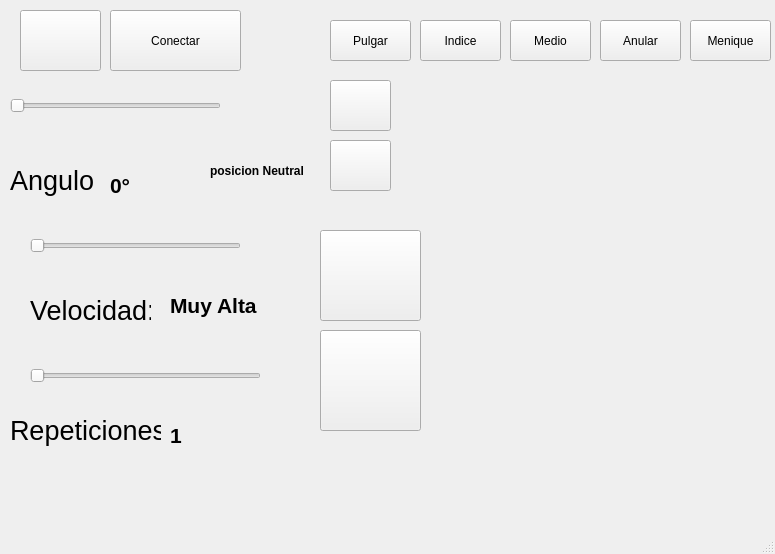
<?xml version="1.0" encoding="UTF-8"?>
<ui version="4.0">
 <class>MainWindow</class>
 <widget class="QMainWindow" name="MainWindow">
  <property name="geometry">
   <rect>
    <x>0</x>
    <y>0</y>
    <width>775</width>
    <height>554</height>
   </rect>
  </property>
  <property name="windowTitle">
   <string>Exo-esqueleto</string>
  </property>
  <widget class="QWidget" name="centralwidget">
   <widget class="QPushButton" name="mvdwn_bt">
    <property name="geometry">
     <rect>
      <x>330</x>
      <y>140</y>
      <width>61</width>
      <height>51</height>
     </rect>
    </property>
    <property name="text">
     <string/>
    </property>
    <property name="icon">
     <iconset>
      <normaloff>fdown.png</normaloff>fdown.png</iconset>
    </property>
    <property name="iconSize">
     <size>
      <width>50</width>
      <height>50</height>
     </size>
    </property>
   </widget>
   <widget class="QPushButton" name="mvup_bt">
    <property name="geometry">
     <rect>
      <x>330</x>
      <y>80</y>
      <width>61</width>
      <height>51</height>
     </rect>
    </property>
    <property name="text">
     <string/>
    </property>
    <property name="icon">
     <iconset>
      <normaloff>fup.png</normaloff>fup.png</iconset>
    </property>
    <property name="iconSize">
     <size>
      <width>50</width>
      <height>50</height>
     </size>
    </property>
   </widget>
   <widget class="QPushButton" name="thumb_bt">
    <property name="geometry">
     <rect>
      <x>330</x>
      <y>20</y>
      <width>81</width>
      <height>41</height>
     </rect>
    </property>
    <property name="text">
     <string>Pulgar</string>
    </property>
    <property name="iconSize">
     <size>
      <width>50</width>
      <height>50</height>
     </size>
    </property>
   </widget>
   <widget class="QPushButton" name="indx_bt">
    <property name="geometry">
     <rect>
      <x>420</x>
      <y>20</y>
      <width>81</width>
      <height>41</height>
     </rect>
    </property>
    <property name="text">
     <string>Indice</string>
    </property>
    <property name="iconSize">
     <size>
      <width>50</width>
      <height>50</height>
     </size>
    </property>
   </widget>
   <widget class="QPushButton" name="home_bt">
    <property name="geometry">
     <rect>
      <x>20</x>
      <y>10</y>
      <width>81</width>
      <height>61</height>
     </rect>
    </property>
    <property name="text">
     <string/>
    </property>
    <property name="icon">
     <iconset>
      <normaloff>home.png</normaloff>home.png</iconset>
    </property>
    <property name="iconSize">
     <size>
      <width>50</width>
      <height>50</height>
     </size>
    </property>
   </widget>
   <widget class="QPushButton" name="bluetooth_bt">
    <property name="geometry">
     <rect>
      <x>110</x>
      <y>10</y>
      <width>131</width>
      <height>61</height>
     </rect>
    </property>
    <property name="text">
     <string>Conectar</string>
    </property>
    <property name="icon">
     <iconset>
      <normaloff>bt.png</normaloff>bt.png</iconset>
    </property>
    <property name="iconSize">
     <size>
      <width>50</width>
      <height>50</height>
     </size>
    </property>
   </widget>
   <widget class="QPushButton" name="middle_bt">
    <property name="geometry">
     <rect>
      <x>510</x>
      <y>20</y>
      <width>81</width>
      <height>41</height>
     </rect>
    </property>
    <property name="text">
     <string>Medio</string>
    </property>
    <property name="iconSize">
     <size>
      <width>50</width>
      <height>50</height>
     </size>
    </property>
   </widget>
   <widget class="QPushButton" name="ring_bt">
    <property name="geometry">
     <rect>
      <x>600</x>
      <y>20</y>
      <width>81</width>
      <height>41</height>
     </rect>
    </property>
    <property name="text">
     <string>Anular</string>
    </property>
    <property name="iconSize">
     <size>
      <width>50</width>
      <height>50</height>
     </size>
    </property>
   </widget>
   <widget class="QPushButton" name="little_bt">
    <property name="geometry">
     <rect>
      <x>690</x>
      <y>20</y>
      <width>81</width>
      <height>41</height>
     </rect>
    </property>
    <property name="text">
     <string>Menique</string>
    </property>
    <property name="iconSize">
     <size>
      <width>50</width>
      <height>50</height>
     </size>
    </property>
   </widget>
   <widget class="QLabel" name="label_hand">
    <property name="geometry">
     <rect>
      <x>450</x>
      <y>140</y>
      <width>301</width>
      <height>401</height>
     </rect>
    </property>
    <property name="text">
     <string/>
    </property>
    <property name="pixmap">
     <pixmap>left_hand.png</pixmap>
    </property>
    <property name="scaledContents">
     <bool>true</bool>
    </property>
   </widget>
   <widget class="QLabel" name="label_thumb">
    <property name="geometry">
     <rect>
      <x>440</x>
      <y>160</y>
      <width>31</width>
      <height>51</height>
     </rect>
    </property>
    <property name="text">
     <string/>
    </property>
    <property name="pixmap">
     <pixmap>fire.png</pixmap>
    </property>
    <property name="scaledContents">
     <bool>true</bool>
    </property>
   </widget>
   <widget class="QLabel" name="label_index">
    <property name="geometry">
     <rect>
      <x>590</x>
      <y>80</y>
      <width>31</width>
      <height>51</height>
     </rect>
    </property>
    <property name="text">
     <string/>
    </property>
    <property name="pixmap">
     <pixmap>fire.png</pixmap>
    </property>
    <property name="scaledContents">
     <bool>true</bool>
    </property>
   </widget>
   <widget class="QLabel" name="label_middle">
    <property name="geometry">
     <rect>
      <x>660</x>
      <y>90</y>
      <width>31</width>
      <height>51</height>
     </rect>
    </property>
    <property name="text">
     <string/>
    </property>
    <property name="pixmap">
     <pixmap>fire.png</pixmap>
    </property>
    <property name="scaledContents">
     <bool>true</bool>
    </property>
   </widget>
   <widget class="QLabel" name="label_ring">
    <property name="geometry">
     <rect>
      <x>710</x>
      <y>120</y>
      <width>31</width>
      <height>51</height>
     </rect>
    </property>
    <property name="text">
     <string/>
    </property>
    <property name="pixmap">
     <pixmap>fire.png</pixmap>
    </property>
    <property name="scaledContents">
     <bool>true</bool>
    </property>
   </widget>
   <widget class="QLabel" name="label_little">
    <property name="geometry">
     <rect>
      <x>740</x>
      <y>180</y>
      <width>31</width>
      <height>51</height>
     </rect>
    </property>
    <property name="text">
     <string/>
    </property>
    <property name="pixmap">
     <pixmap>fire.png</pixmap>
    </property>
    <property name="scaledContents">
     <bool>true</bool>
    </property>
   </widget>
   <widget class="QSlider" name="speed_slider">
    <property name="geometry">
     <rect>
      <x>30</x>
      <y>220</y>
      <width>211</width>
      <height>51</height>
     </rect>
    </property>
    <property name="minimum">
     <number>1</number>
    </property>
    <property name="maximum">
     <number>5</number>
    </property>
    <property name="pageStep">
     <number>1</number>
    </property>
    <property name="orientation">
     <enum>Qt::Horizontal</enum>
    </property>
   </widget>
   <widget class="QLabel" name="label">
    <property name="geometry">
     <rect>
      <x>30</x>
      <y>290</y>
      <width>121</width>
      <height>41</height>
     </rect>
    </property>
    <property name="font">
     <font>
      <pointsize>20</pointsize>
     </font>
    </property>
    <property name="text">
     <string>Velocidad:</string>
    </property>
   </widget>
   <widget class="QLabel" name="speed_label">
    <property name="geometry">
     <rect>
      <x>170</x>
      <y>290</y>
      <width>201</width>
      <height>31</height>
     </rect>
    </property>
    <property name="font">
     <font>
      <pointsize>16</pointsize>
      <bold>true</bold>
     </font>
    </property>
    <property name="text">
     <string>Muy Alta</string>
    </property>
   </widget>
   <widget class="QSlider" name="angle_slider">
    <property name="geometry">
     <rect>
      <x>10</x>
      <y>80</y>
      <width>211</width>
      <height>51</height>
     </rect>
    </property>
    <property name="minimum">
     <number>0</number>
    </property>
    <property name="maximum">
     <number>90</number>
    </property>
    <property name="pageStep">
     <number>1</number>
    </property>
    <property name="value">
     <number>0</number>
    </property>
    <property name="sliderPosition">
     <number>0</number>
    </property>
    <property name="orientation">
     <enum>Qt::Horizontal</enum>
    </property>
   </widget>
   <widget class="QLabel" name="label_3">
    <property name="geometry">
     <rect>
      <x>10</x>
      <y>160</y>
      <width>121</width>
      <height>41</height>
     </rect>
    </property>
    <property name="font">
     <font>
      <pointsize>20</pointsize>
     </font>
    </property>
    <property name="text">
     <string>Angulo</string>
    </property>
   </widget>
   <widget class="QLabel" name="angle_label">
    <property name="geometry">
     <rect>
      <x>110</x>
      <y>170</y>
      <width>201</width>
      <height>31</height>
     </rect>
    </property>
    <property name="font">
     <font>
      <pointsize>16</pointsize>
      <bold>true</bold>
     </font>
    </property>
    <property name="text">
     <string>0°</string>
    </property>
   </widget>
   <widget class="QSlider" name="Reps_Slider">
    <property name="geometry">
     <rect>
      <x>30</x>
      <y>350</y>
      <width>231</width>
      <height>51</height>
     </rect>
    </property>
    <property name="minimum">
     <number>1</number>
    </property>
    <property name="maximum">
     <number>10</number>
    </property>
    <property name="pageStep">
     <number>1</number>
    </property>
    <property name="value">
     <number>1</number>
    </property>
    <property name="orientation">
     <enum>Qt::Horizontal</enum>
    </property>
   </widget>
   <widget class="QLabel" name="label_2">
    <property name="geometry">
     <rect>
      <x>10</x>
      <y>410</y>
      <width>151</width>
      <height>41</height>
     </rect>
    </property>
    <property name="font">
     <font>
      <pointsize>20</pointsize>
     </font>
    </property>
    <property name="text">
     <string>Repeticiones</string>
    </property>
   </widget>
   <widget class="QLabel" name="Reps_label_2">
    <property name="geometry">
     <rect>
      <x>170</x>
      <y>420</y>
      <width>201</width>
      <height>31</height>
     </rect>
    </property>
    <property name="font">
     <font>
      <pointsize>16</pointsize>
      <bold>true</bold>
     </font>
    </property>
    <property name="text">
     <string>1</string>
    </property>
   </widget>
   <widget class="QLabel" name="Neutral_Label">
    <property name="geometry">
     <rect>
      <x>130</x>
      <y>140</y>
      <width>181</width>
      <height>71</height>
     </rect>
    </property>
    <property name="text">
     <string/>
    </property>
    <property name="pixmap">
     <pixmap>../../../../../Pictures/mano_interfaz_2.png</pixmap>
    </property>
   </widget>
   <widget class="QLabel" name="PN_label">
    <property name="geometry">
     <rect>
      <x>210</x>
      <y>160</y>
      <width>101</width>
      <height>21</height>
     </rect>
    </property>
    <property name="font">
     <font>
      <bold>true</bold>
     </font>
    </property>
    <property name="text">
     <string>posicion Neutral</string>
    </property>
   </widget>
   <widget class="QPushButton" name="stop_boton">
    <property name="geometry">
     <rect>
      <x>320</x>
      <y>230</y>
      <width>101</width>
      <height>91</height>
     </rect>
    </property>
    <property name="text">
     <string/>
    </property>
    <property name="icon">
     <iconset>
      <normaloff>../../../../../Pictures/captura_boton.png</normaloff>../../../../../Pictures/captura_boton.png</iconset>
    </property>
    <property name="iconSize">
     <size>
      <width>100</width>
      <height>100</height>
     </size>
    </property>
    <property name="autoRepeat">
     <bool>true</bool>
    </property>
   </widget>
   <widget class="QPushButton" name="start_boton">
    <property name="geometry">
     <rect>
      <x>320</x>
      <y>330</y>
      <width>101</width>
      <height>101</height>
     </rect>
    </property>
    <property name="text">
     <string/>
    </property>
    <property name="icon">
     <iconset>
      <normaloff>../../imagenes/boton_start.jpg</normaloff>../../imagenes/boton_start.jpg</iconset>
    </property>
    <property name="iconSize">
     <size>
      <width>100</width>
      <height>100</height>
     </size>
    </property>
    <property name="autoRepeat">
     <bool>true</bool>
    </property>
   </widget>
   <zorder>Neutral_Label</zorder>
   <zorder>mvdwn_bt</zorder>
   <zorder>mvup_bt</zorder>
   <zorder>thumb_bt</zorder>
   <zorder>indx_bt</zorder>
   <zorder>home_bt</zorder>
   <zorder>bluetooth_bt</zorder>
   <zorder>middle_bt</zorder>
   <zorder>ring_bt</zorder>
   <zorder>little_bt</zorder>
   <zorder>label_hand</zorder>
   <zorder>label_thumb</zorder>
   <zorder>label_index</zorder>
   <zorder>label_middle</zorder>
   <zorder>label_ring</zorder>
   <zorder>label_little</zorder>
   <zorder>speed_slider</zorder>
   <zorder>label</zorder>
   <zorder>speed_label</zorder>
   <zorder>angle_slider</zorder>
   <zorder>label_3</zorder>
   <zorder>angle_label</zorder>
   <zorder>Reps_Slider</zorder>
   <zorder>label_2</zorder>
   <zorder>Reps_label_2</zorder>
   <zorder>PN_label</zorder>
   <zorder>stop_boton</zorder>
   <zorder>start_boton</zorder>
  </widget>
  <widget class="QMenuBar" name="menubar">
   <property name="geometry">
    <rect>
     <x>0</x>
     <y>0</y>
     <width>775</width>
     <height>22</height>
    </rect>
   </property>
  </widget>
  <widget class="QStatusBar" name="statusbar"/>
 </widget>
 <resources/>
 <connections/>
</ui>
